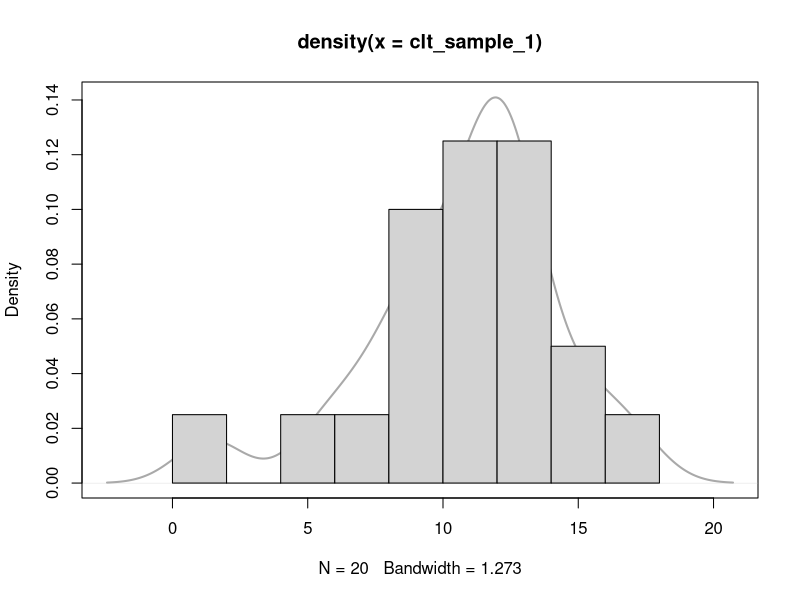
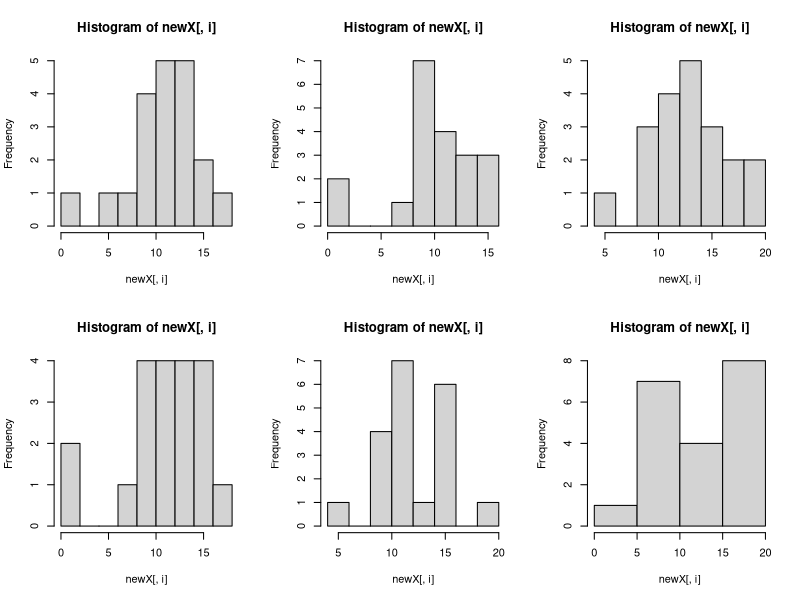
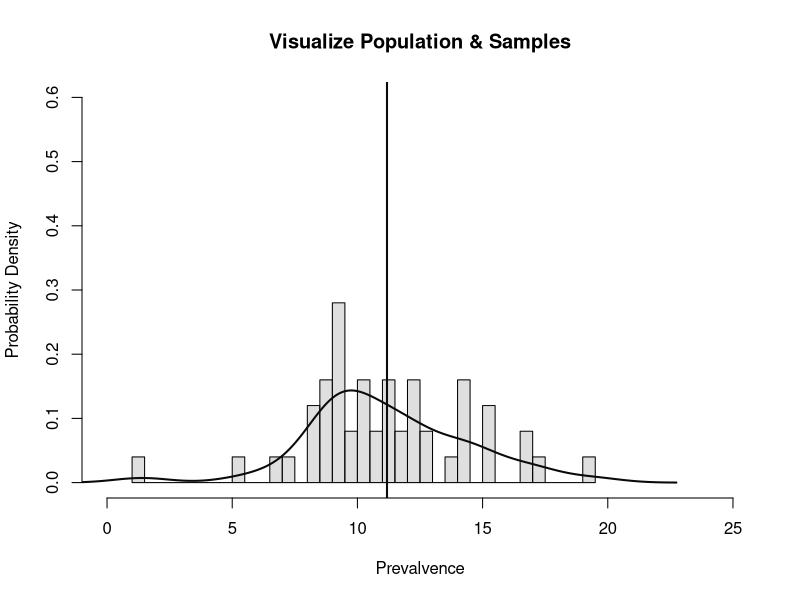
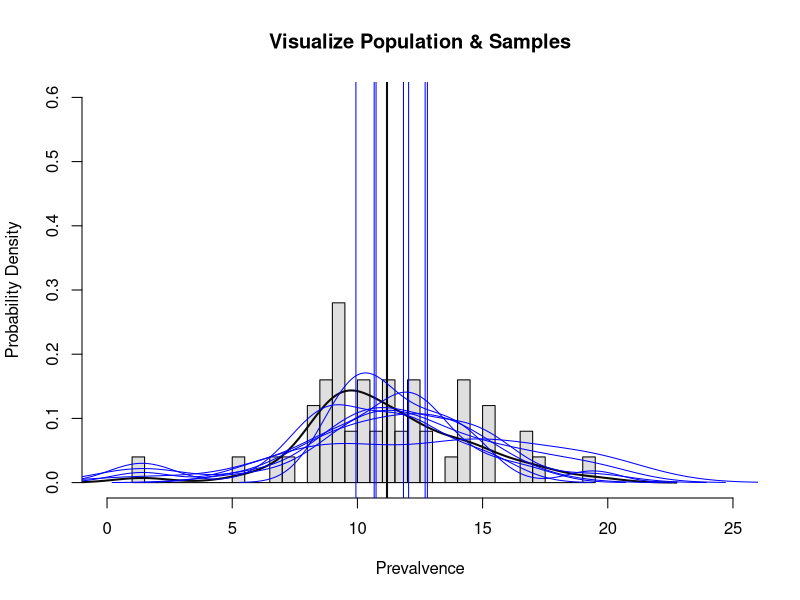
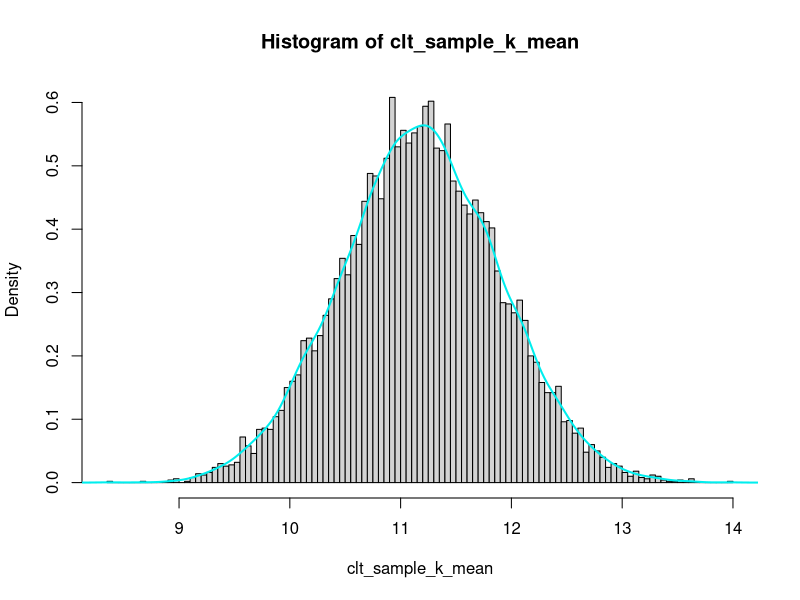
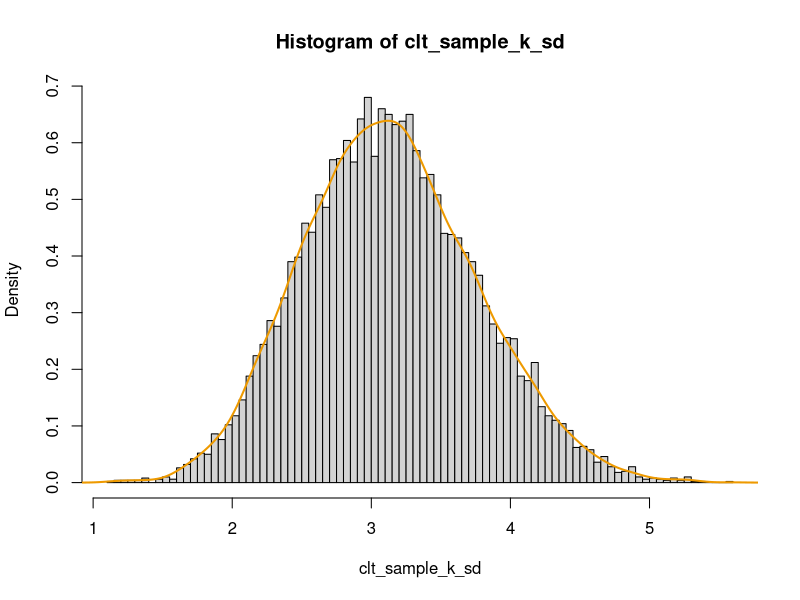
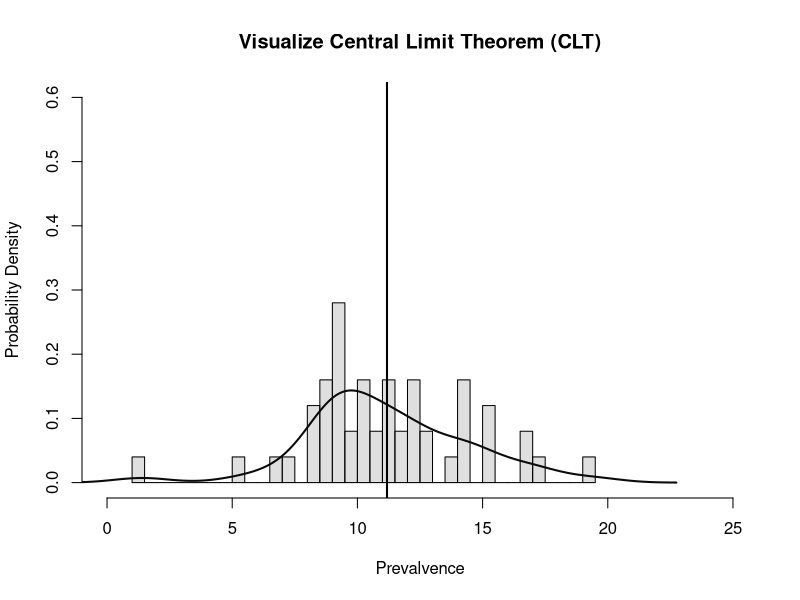
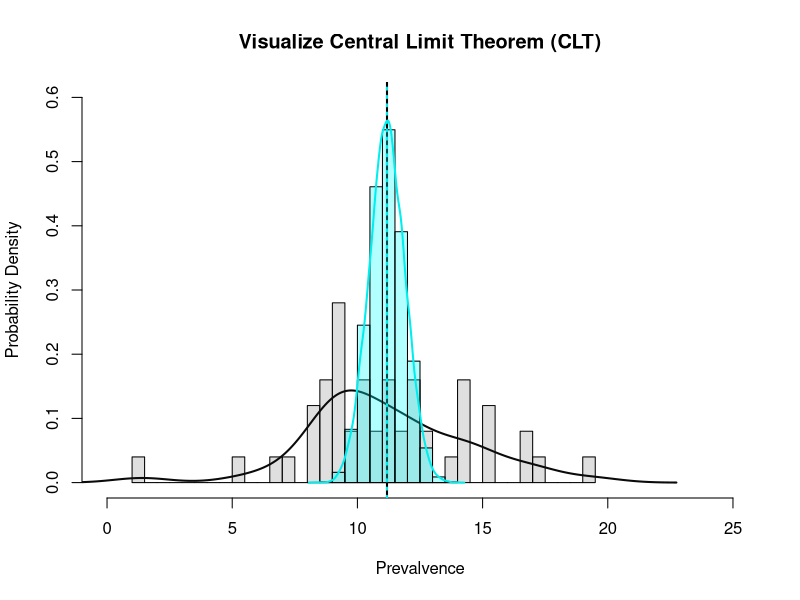

Write the R code that produced these figures, in order.
## ---- chunk 1
getwd()
## ---- chunk 2
# setwd("/media/sf_vm_shared_folder/git/DDC/DDC-ASD/model_R")
# setwd('~/Desktop/admin-desktop/vm_shared_folder/git/DDC-ASD/model_R')
getwd()
## ---- chunk 3
# Read back in above saved file:
ASD_State <- read.csv("../dataset/ADV_ASD_State_R.csv")
# Convert Year_Factor to ordered.factor
ASD_State$Year_Factor <- factor(ASD_State$Year_Factor, ordered = TRUE) 
ASD_State$Prevalence_Risk2 = factor(ASD_State$Prevalence_Risk2, ordered=TRUE, 
                                    levels=c("Low", "High"))
ASD_State$Prevalence_Risk4 = factor(ASD_State$Prevalence_Risk4, ordered=TRUE, 
                                    levels=c("Low", "Medium", "High", "Very High"))

## ---- chunk 4
# Filter and create dataframe of different data sources, for easy data access
ASD_State_ADDM <- subset(ASD_State, Source == 'addm')
ASD_State_MEDI <- subset(ASD_State, Source == 'medi')
ASD_State_NSCH <- subset(ASD_State, Source == 'nsch')
ASD_State_SPED <- subset(ASD_State, Source == 'sped')

## ---- chunk 5
# Adjust in-line plot size to M x N
options(repr.plot.width=8, repr.plot.height=4)
## ---- chunk 6
# ----------------------------------
# Create a *Population* of US. State level ASD Prevalence from Source SPED in Year 2016 
# ----------------------------------
ASD_State_SPED_2016 <- subset(ASD_State, 
                              Source == 'sped' & Year == 2016, # conditions
                              select=c('State', 'Prevalence')) # selection
#
head(ASD_State_SPED_2016)
## ---- chunk 7
dim(ASD_State_SPED_2016)
# *Population* mean Prevalence
mean(ASD_State_SPED_2016$Prevalence)
## ---- chunk 8
# Use sd()   to calculate *sample*     std-dev (S)
# Use sd.p() to calculate *population* std-dev (Omega)

# Define a function sd.p() to calculate *population* std-dev (Omega)
# https://www.dummies.com/education/math/statistics/standard-deviation-r/

sd.p = function(x) {sd(x) * sqrt((length(x)-1)/length(x))}

# Treat as sample:
cat('sd()   of ASD_State_SPED_2016$Prevalence : ', sd(ASD_State_SPED_2016$Prevalence) )

# Treat as population:
cat('\nsd.p() of ASD_State_SPED_2016$Prevalence : ', sd.p(ASD_State_SPED_2016$Prevalence) )
## ---- chunk 9
# Create a *Sample* from ASD_State_SPED_2016$Prevalence,
# with sample size n =
clt_n = 20
# clt_n = 40

set.seed(88)
clt_sample_1 = sample(x = ASD_State_SPED_2016$Prevalence, size = clt_n, replace = TRUE)
clt_sample_1
## ---- chunk 10
# Adjust in-line plot size to M x N
options(repr.plot.width=8, repr.plot.height=4)
## ---- chunk 11
plot(density(clt_sample_1), col="darkgrey", lwd=2) 
hist(clt_sample_1, probability = T, add = T)
## ---- chunk 12
# Repeatedly sample for k times, create a matrix/array to store these samples
clt_k = 10000 # or called 'N', but this can be confusing due to N can also be population size. Thus we use 'k' here.

set.seed(88) # Repeatable sampling using pseudo random methold
clt_sample_k <- (replicate(clt_k, sample(x = ASD_State_SPED_2016$Prevalence, size = clt_n, replace = TRUE)))

# first few samples
clt_sample_k[, 1:6]
## ---- chunk 13
# last sample
clt_sample_k[, clt_k]
## ---- chunk 14
# mean values of first few samples
mean(clt_sample_k[, 1])
mean(clt_sample_k[, 2])
mean(clt_sample_k[, 3])
mean(clt_sample_k[, 4])
mean(clt_sample_k[, 5])
mean(clt_sample_k[, 6])

# or use apply() function to loop
apply(clt_sample_k[, 1:6], 2, mean)
## ---- chunk 15
# std-dev values of first few samples
sd(clt_sample_k[, 1])
sd(clt_sample_k[, 2])
sd(clt_sample_k[, 3])
sd(clt_sample_k[, 4])
sd(clt_sample_k[, 5])
sd(clt_sample_k[, 6])

# or use apply() function to loop
apply(clt_sample_k[, 1:6], 2, sd)
## ---- chunk 16
# ----------------------------------
# k sample's distributions (k many)
# ----------------------------------
# Show the first few sample's histogram
par(mfrow=c(2, 3))
apply(clt_sample_k[, 1:6], 2, FUN=hist)
# Reset
par(mfrow=c(1, 1))
## ---- chunk 17
# Show the first few sample's density, together with Population
# Population (Prevalence) histogram in probablity
hist(ASD_State_SPED_2016$Prevalence, probability = T, 
     col=rgb(0.75,0.75,0.75,0.5), breaks = 50,
     xlab = 'Prevalvence', xlim = (c(0, 25)),
     ylab = 'Probability Density', 
     ylim = (c(0, 0.6)),
     main = 'Visualize Population & Samples')

# Overlay curve:
# Population (Prevalence) density
lines(density(ASD_State_SPED_2016$Prevalence), col="grey4", lwd=2) 

# Overlay line:
# mean = mean of Population (Prevalence)
abline(v=mean(ASD_State_SPED_2016$Prevalence), col="grey4", lwd=2) 
## ---- chunk 18
# Show the first few sample's density, together with Population
# Population (Prevalence) histogram in probablity
hist(ASD_State_SPED_2016$Prevalence, probability = T, 
     col=rgb(0.75,0.75,0.75,0.5), breaks = 50,
     xlab = 'Prevalvence', xlim = (c(0, 25)),
     ylab = 'Probability Density', 
     ylim = (c(0, 0.6)),
     main = 'Visualize Population & Samples')

# Overlay curve:
# Population (Prevalence) density
lines(density(ASD_State_SPED_2016$Prevalence), col="grey4", lwd=2) 

# Overlay line:
# mean = mean of Population (Prevalence)
abline(v=mean(ASD_State_SPED_2016$Prevalence), col="grey4", lwd=2) 

# Overlay:
# First few sample's density & mean
lines(density(clt_sample_k[, 1]), col="blue", lwd=1) 
abline(v=mean(clt_sample_k[, 1]), col="blue", lwd=1) 

lines(density(clt_sample_k[, 2]), col="blue", lwd=1) 
abline(v=mean(clt_sample_k[, 2]), col="blue", lwd=1) 

lines(density(clt_sample_k[, 3]), col="blue", lwd=1) 
abline(v=mean(clt_sample_k[, 3]), col="blue", lwd=1) 

lines(density(clt_sample_k[, 4]), col="blue", lwd=1) 
abline(v=mean(clt_sample_k[, 4]), col="blue", lwd=1) 

lines(density(clt_sample_k[, 5]), col="blue", lwd=1) 
abline(v=mean(clt_sample_k[, 5]), col="blue", lwd=1) 

lines(density(clt_sample_k[, 6]), col="blue", lwd=1) 
abline(v=mean(clt_sample_k[, 6]), col="blue", lwd=1) 

lines(density(clt_sample_k[, clt_k]), col="blue", lwd=1) 
abline(v=mean(clt_sample_k[, clt_k]), col="blue", lwd=1) 

# We can see that sample's distributions are all different.
## ---- chunk 19
# ----------------------------------
# Sampling distribution (only one)
# ----------------------------------
# Calculate sample mean value for k samples
clt_sample_k_mean <- apply(clt_sample_k, 2, mean)
# Show first few sample means
clt_sample_k_mean[1:6]
## ---- chunk 20
# Calculate sample std-dev value for each individual sample (totally k std-dev)
clt_sample_k_sd <- apply(clt_sample_k, 2, sd)
# Show first few samples' std-dev
clt_sample_k_sd[1:6]
## ---- chunk 21
# Calculate std-dev value for Sampling DIsdtribution (only one std-dev)
sd(clt_sample_k_mean)
## ---- chunk 22
# histogram of sample means (Sampling distribution of the mean)
hist(clt_sample_k_mean, probability = T, breaks = 100)
lines(density(clt_sample_k_mean), col="cyan2", lwd=2) 
## ---- chunk 23
# histogram of sample std-dev
hist(clt_sample_k_sd, probability = T, breaks = 100)
lines(density(clt_sample_k_sd), col="orange2", lwd=2) 
## ---- chunk 24
# k *Sample* (sample size = n) mean Prevalence
mean(clt_sample_k_mean)
## ---- chunk 25
# *Population* mean Prevalence
mean(ASD_State_SPED_2016$Prevalence)
## ---- chunk 26
# ----------------------------------
# Sampling distribution vs. Population distribution vs. Z-Norm
# ----------------------------------
# Create:
# Population (Prevalence) histogram in probablity
hist(ASD_State_SPED_2016$Prevalence, probability = T, 
     col=rgb(0.75,0.75,0.75,0.5), breaks = 50,
     xlab = 'Prevalvence', xlim = (c(0, 25)),
     ylab = 'Probability Density', ylim = (c(0, 0.6)),
     main = 'Visualize Central Limit Theorem (CLT)')

# Overlay curve:
# Population (Prevalence) density
lines(density(ASD_State_SPED_2016$Prevalence), col="grey4", lwd=2) 

# Overlay line:
# mean = mean of Population (Prevalence)
abline(v=mean(ASD_State_SPED_2016$Prevalence), col="black", lwd=2) 
## ---- chunk 27
# ----------------------------------
# Sampling distribution vs. Population distribution vs. Z-Norm
# ----------------------------------
# Create:
# Population (Prevalence) histogram in probablity
hist(ASD_State_SPED_2016$Prevalence, probability = T, 
     col=rgb(0.75,0.75,0.75,0.5), breaks = 50,
     xlab = 'Prevalvence', xlim = (c(0, 25)),
     ylab = 'Probability Density', ylim = (c(0, 0.6)),
     main = 'Visualize Central Limit Theorem (CLT)')

# Overlay curve:
# Population (Prevalence) density
lines(density(ASD_State_SPED_2016$Prevalence), col="grey4", lwd=2) 

# Overlay line:
# mean = mean of Population (Prevalence)
abline(v=mean(ASD_State_SPED_2016$Prevalence), col="black", lwd=2) 

# Overlay line:
# Sample means histogram in probability (Sampling disribution)
hist(clt_sample_k_mean, probability = T, 
     col=rgb(0,1,1,0.3), # https://www.dataanalytics.org.uk/make-transparent-colors-in-r/
     add=T)

# Overlay curve:
# Sample (Prevalence) density (Sampling disribution)
lines(density(clt_sample_k_mean), col="cyan2", lwd=2) 
# Overlay line:
# mean of Sampling distribution (of Prevelance, sample size n) 
abline(v=mean(clt_sample_k_mean), col="cyan2", lwd=2, lty=3) 
## ---- chunk 28
col2rgb(c("cyan", "grey", "purple", "orange")) / 255
## ---- chunk 29
# Recall:
# k *Sample* (sample size = n) mean Prevalence
mean(clt_sample_k_mean)
# *Population* mean Prevalence
mean(ASD_State_SPED_2016$Prevalence)
# We see that the above two means are close. Good estimation!
## ---- chunk 30
# ----------------------------------
# Standard Error (SE) (of mean prevalence), can be estimated as:
# std-dev of the Sampling distribution (of mean prevalence)
# ----------------------------------
# https://en.wikipedia.org/wiki/Sampling_distribution

# [1] Actual SE: When Population std-dev is known, SE using Population standard deviation:
sd.p(ASD_State_SPED_2016$Prevalence) / sqrt(clt_n)

# [2] Estimated SE with k samples: When Population std-dev is NOT known, but many sample means are known, SE using standard deviation of Sampling distribution
sd(clt_sample_k_mean)

# [3] Estimated SE with only one sample: When Population std-dev is NOT known, and only one sample obtained, SE using Sample's standard deviation: (std-dev of 1 Sample)
clt_sample_k_sd[1] / sqrt(clt_n)
## ---- chunk 31
# ----------------------------------
# Sampling distribution vs. Population distribution vs. Z-Norm
# ----------------------------------
# Create:
# Population (Prevalence) histogram in probablity
hist(ASD_State_SPED_2016$Prevalence, probability = T, 
     col=rgb(0.75,0.75,0.75,0.5), breaks = 50,
     xlab = 'Prevalvence', xlim = (c(0, 25)),
     ylab = 'Probability Density', ylim = (c(0, 0.6)),
     main = 'Visualize Central Limit Theorem (CLT)')

# Overlay curve:
# Population (Prevalence) density
lines(density(ASD_State_SPED_2016$Prevalence), col="grey4", lwd=2) 

# Overlay line:
# mean = mean of Population (Prevalence)
abline(v=mean(ASD_State_SPED_2016$Prevalence), col="black", lwd=2) 

# Overlay line:
# Sample means histogram in probability (Sampling disribution)
hist(clt_sample_k_mean, probability = T, 
     col=rgb(0,1,1,0.3), # https://www.dataanalytics.org.uk/make-transparent-colors-in-r/
     add=T)

# Overlay curve:
# Sample (Prevalence) density (Sampling disribution)
lines(density(clt_sample_k_mean), col="cyan2", lwd=2) 
# Overlay line:
# mean of Sampling distribution (of Prevelance, sample size n) 
abline(v=mean(clt_sample_k_mean), col="cyan2", lwd=2, lty=3) 

# Overlay curve:
# *Theoretic Sampling Distribution* with population mean & std-dev = Actual SE
# mean = mean of Population (Prevalence) & std-dev = std-dev of Population (Prevalence) / square root of sample size n
curve(dnorm(x, 
            mean(ASD_State_SPED_2016$Prevalence), # Actual Population mean
            sd.p(ASD_State_SPED_2016$Prevalence) / sqrt(clt_n)), # Actual SE (for mean prevalence) = Population standard deviation / square root of sample size
      add=TRUE, col="red", lwd=2, lty=3)
## ---- chunk 32
# ----------------------------------
# Evaluate normality
# ----------------------------------
# Construct a Quantile-Quantile Plot (QQ plot)
# https://youtu.be/okjYjClSjOg

par(mfrow=c(1, 2))
# Sample means
qqnorm(clt_sample_k_mean, col="darkgrey", 
#       xlim=(c(-4, 4)), ylim=(c(0, 20)),
       xlab="z Value", ylab="Prevalence")
qqline(clt_sample_k_mean, col="red", lwd=2, lty=3)
# Population
qqnorm(ASD_State_SPED_2016$Prevalence, col="darkgrey", 
       xlim=(c(-4, 4)),
       xlab="z Value", ylab="Prevalence")
qqline(ASD_State_SPED_2016$Prevalence, col="red", lwd=2, lty=3)
# Reset
par(mfrow=c(1, 1))

## ---- chunk 33
# ----------------------------------
# Evaluate normality
# ----------------------------------
par(mfrow=c(1, 2))

# ASD_State_ADDM$Prevalence
qqnorm(ASD_State_ADDM$Prevalence, col="darkgrey", 
#       xlim=(c(-4, 4)), ylim=(c(0, 20)),
       xlab="z Value", ylab="ASD_State_ADDM Prevalence")
qqline(ASD_State_ADDM$Prevalence, col="red", lwd=2, lty=3)
# plot(density(ASD_State_ADDM$Prevalence))

# ASD_State_MEDI$Prevalence
qqnorm(ASD_State_MEDI$Prevalence, col="darkgrey", 
#       xlim=(c(-4, 4)), ylim=(c(0, 20)),
       xlab="z Value", ylab="ASD_State_MEDI Prevalence")
qqline(ASD_State_MEDI$Prevalence, col="red", lwd=2, lty=3)

# ASD_State_NSCH$Prevalence
qqnorm(ASD_State_NSCH$Prevalence, col="darkgrey", 
#       xlim=(c(-4, 4)), ylim=(c(0, 20)),
       xlab="z Value", ylab="ASD_State_NSCH Prevalence")
qqline(ASD_State_NSCH$Prevalence, col="red", lwd=2, lty=3)

# ASD_State_SPED$Prevalence
qqnorm(ASD_State_SPED$Prevalence, col="darkgrey", 
#       xlim=(c(-4, 4)), ylim=(c(0, 20)),
       xlab="z Value", ylab="ASD_State_SPED Prevalence")
qqline(ASD_State_SPED$Prevalence, col="red", lwd=2, lty=3)

# Reset
par(mfrow=c(1, 1))

## ---- chunk 34
# ----------------------------------
# Evaluate normality
# ----------------------------------
par(mfrow=c(1, 2))
plot(density(ASD_State_ADDM$Prevalence))
plot(density(ASD_State_MEDI$Prevalence))
plot(density(ASD_State_NSCH$Prevalence))
plot(density(ASD_State_SPED$Prevalence))
# Reset
par(mfrow=c(1, 1))
## ---- chunk 35
# Alternatively, use shapiro.test() to test Normality
set.seed(88)

# Test data of k smaple's means (Sampling Distribution data):
shapiro.test(sample(x = clt_sample_k_mean, size = 1000))

# Test data of population's Prevalence values (Population Distribution data):
shapiro.test(ASD_State_SPED_2016$Prevalence)
## ---- chunk 36
# ----------------------------------
# Use a sample of a few US. State's ASD prevalence (mean) to estimate:
# Average prevalence of ALL US. States (the *Population*) [Source SPED, Year 2016]
# ----------------------------------
dim(ASD_State_SPED_2016)
#
ASD_State_SPED_2016 # This is considered as a population now.
## ---- chunk 37
# Create a *Sample* from ASD_State_SPED_2016$Prevalence,
# with sample size n =
clt_n = 10
# Try 20 or 40, larger sample size, narrower the CI (more confident at xx% level)
# clt_n = 20 

set.seed(88)
clt_sample_1 = sample(x = ASD_State_SPED_2016$Prevalence, size = clt_n, replace = FALSE)
clt_sample_1
## ---- chunk 38
plot(density(clt_sample_1), col="darkgrey", lwd=2) 
hist(clt_sample_1, probability = T, add = T)
## ---- chunk 39
# Sample mean Prevalence
mean(clt_sample_1)

# *Population* mean Prevalence
mean(ASD_State_SPED_2016$Prevalence)
## ---- chunk 40
# ----------------------------------
# CI using Z (Standard Normal) distribution
# ----------------------------------
# sample mean
sample_mean = mean(clt_sample_1)
sample_mean
## ---- chunk 41
# sample size n
sample_size_n = length(clt_sample_1)
sample_size_n
## ---- chunk 42
# sample standard deviation
sample_sd = sd(clt_sample_1)
sample_sd
## ---- chunk 43
# sample standard error
sample_se = sample_sd / sqrt(sample_size_n)
sample_se
## ---- chunk 44
# 95% quantile (z score)
z_score = qnorm(p = 0.975)
z_score
## ---- chunk 45
# ?qnorm
## ---- chunk 46
# CI using Z distribution
sample_ci = z_score * sample_se
sample_ci
## ---- chunk 47
# Lower CI: mean + CI
sample_mean - sample_ci

# Upper CI: mean + CI
sample_mean + sample_ci

# Display
cat('\t< Confidence Interval (Prevalence) >\n',  '\tLower CI : ',  
    sample_mean - sample_ci, '\tMean : ', 
    sample_mean, '\tUpper CI : ',  
    sample_mean + sample_ci)
## ---- chunk 48
# ----------------------------------
# CI using T distribution
# ----------------------------------
# sample mean
sample_mean = mean(clt_sample_1)
sample_mean
# sample size n
sample_size_n = length(clt_sample_1)
sample_size_n
# sample standard deviation
sample_sd = sd(clt_sample_1)
sample_sd
# sample standard error
sample_se = sample_sd / sqrt(sample_size_n)
sample_se
## ---- chunk 49
# 95% quantile (t score)
t_score = qt(p = 0.975, df = sample_size_n - 1)
t_score
## ---- chunk 50
# ?qt
## ---- chunk 51
# CI using T distribution
sample_ci = t_score * sample_se
sample_ci

# Lower CI: mean + CI
sample_mean - sample_ci

# Upper CI: mean + CI
sample_mean + sample_ci

# Display
cat('\t< Confidence Interval (Prevalence) >\n',  '\tLower CI : ',  
    sample_mean - sample_ci, '\tMean : ', 
    sample_mean, '\tUpper CI : ',  
    sample_mean + sample_ci)
## ---- chunk 52
# Alternatively, calculate CI using t.test() function
t.test(clt_sample_1, conf.level = 0.95)
## ---- chunk 53
# Two group hypothesis test : sample mean vs. population mean
t.test(clt_sample_1, conf.level = 0.95, mu = mean(ASD_State_SPED_2016$Prevalence))
## ---- chunk 54
# Write your code below and press Shift+Enter to execute 

## ---- chunk 55
# ----------------------------------
# Use a sample of one US. State's ASD prevalence (proportion) to estimate:
# Prevalence of THAT US. State's ALL Children (the *Population*) [Source SPED, Year 2016] 
# ----------------------------------

# No. Children with ASD
ASD  <- ASD_State_SPED$Numerator_ASD[ASD_State_SPED$Year == 2016]
#
str(ASD)
## ---- chunk 56
# No. Children with ASD of first US. State (AL-Alabama)
ASD[1]
## ---- chunk 57
# No. Children surveyed
Children  <- ASD_State_SPED$Denominator[ASD_State_SPED$Year == 2016]
#
str(Children)
## ---- chunk 58
# No. Children surveyed of first US. State (AL-Alabama)
Children[1]
## ---- chunk 59
# ----------------------------------
# CI using Z score interval  (standard normal distribution)
# https://en.wikipedia.org/wiki/Binomial_proportion_confidence_interval
# ----------------------------------

# sample proportion of first US. State (AL-Alabama) in year 2016 of source SPED
sample_proportion = ASD[1] / Children[1]
sample_proportion # p
1- sample_proportion # q = 1 - p
## ---- chunk 60
# sample size n
sample_size_n = Children[1]
sample_size_n
## ---- chunk 61
# 95% quantile (z score)
z_score = qnorm(p = 0.975)
z_score
## ---- chunk 62
sample_ci = z_score * sqrt(sample_proportion * (1 - sample_proportion) / sample_size_n)
sample_ci
## ---- chunk 63
# Lower CI: mean + CI
sample_proportion - sample_ci

# Upper CI: mean + CI
sample_proportion + sample_ci

# Display
cat('\t< Confidence Interval >\n',  '\tLower CI : ',  
    sample_proportion - sample_ci, '\tMean : ', 
    sample_proportion, '\tUpper CI : ',  
    sample_proportion + sample_ci)

## ---- chunk 64
# Display * 1000 -> Prevalence
cat('\t< Confidence Interval (Prevalence) >\n',  '\tLower CI : ',  
    1000*(sample_proportion - sample_ci), '\tMean : ', 
    1000*sample_proportion, '\tUpper CI : ',  
    1000*(sample_proportion + sample_ci))

## ---- chunk 65
# ----------------------------------
# CI using Wilson score interval
# https://en.wikipedia.org/wiki/Binomial_proportion_confidence_interval
# ----------------------------------

sample_proportion # = ASD[1] / Children[1]

# Yates' chi-squared test = Wilson score interval with continuity correction - prop.test
prop.test(ASD[1], Children[1], conf.level = 0.95) 

# Pearson's chi-squared test = Wilson score interval - wilson
prop.test(ASD[1], Children[1], conf.level = 0.95, correct = FALSE) 
## ---- chunk 66
# Write your code below and press Shift+Enter to execute 

## ---- chunk 67
# Write your code below and press Shift+Enter to execute 

